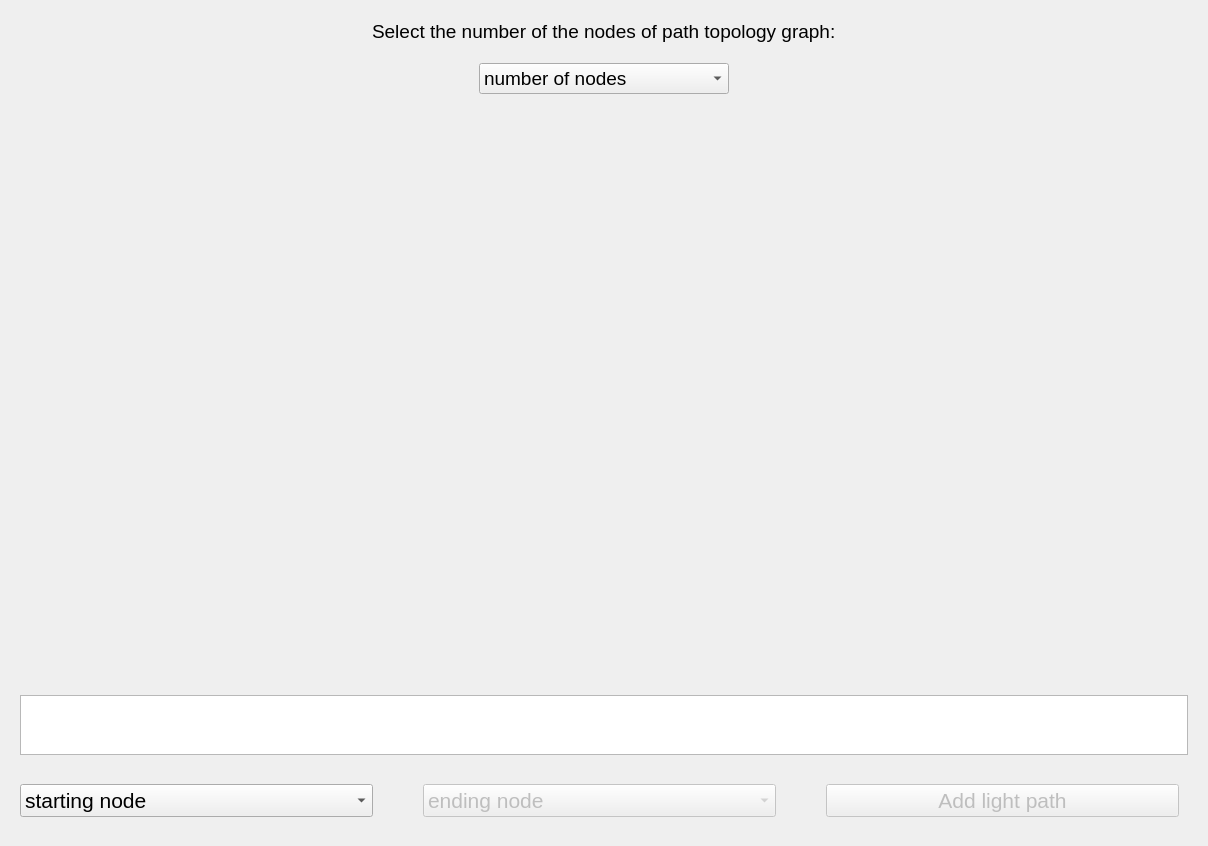
<?xml version="1.0" encoding="UTF-8"?>
<ui version="4.0">
 <class>Form</class>
 <widget class="QWidget" name="Form">
  <property name="geometry">
   <rect>
    <x>0</x>
    <y>0</y>
    <width>1208</width>
    <height>846</height>
   </rect>
  </property>
  <property name="windowTitle">
   <string>Form</string>
  </property>
  <layout class="QVBoxLayout" name="verticalLayout">
   <property name="spacing">
    <number>20</number>
   </property>
   <property name="leftMargin">
    <number>20</number>
   </property>
   <property name="topMargin">
    <number>20</number>
   </property>
   <property name="rightMargin">
    <number>20</number>
   </property>
   <property name="bottomMargin">
    <number>20</number>
   </property>
   <item alignment="Qt::AlignHCenter">
    <widget class="QLabel" name="path_topology_label">
     <property name="sizePolicy">
      <sizepolicy hsizetype="Fixed" vsizetype="Fixed">
       <horstretch>0</horstretch>
       <verstretch>0</verstretch>
      </sizepolicy>
     </property>
     <property name="text">
      <string>&lt;html&gt;&lt;head/&gt;&lt;body&gt;&lt;p&gt;&lt;span style=&quot; font-size:14pt;&quot;&gt;Select the number of the nodes of path topology graph:&lt;/span&gt;&lt;/p&gt;&lt;/body&gt;&lt;/html&gt;</string>
     </property>
    </widget>
   </item>
   <item alignment="Qt::AlignHCenter">
    <widget class="QComboBox" name="select_number_of_nodes">
     <property name="sizePolicy">
      <sizepolicy hsizetype="Fixed" vsizetype="Fixed">
       <horstretch>0</horstretch>
       <verstretch>0</verstretch>
      </sizepolicy>
     </property>
     <property name="minimumSize">
      <size>
       <width>250</width>
       <height>0</height>
      </size>
     </property>
     <property name="font">
      <font>
       <pointsize>14</pointsize>
      </font>
     </property>
     <item>
      <property name="text">
       <string>number of nodes</string>
      </property>
     </item>
     <item>
      <property name="text">
       <string>3</string>
      </property>
     </item>
     <item>
      <property name="text">
       <string>4</string>
      </property>
     </item>
     <item>
      <property name="text">
       <string>5</string>
      </property>
     </item>
     <item>
      <property name="text">
       <string>6</string>
      </property>
     </item>
     <item>
      <property name="text">
       <string>7</string>
      </property>
     </item>
     <item>
      <property name="text">
       <string>8</string>
      </property>
     </item>
     <item>
      <property name="text">
       <string>9</string>
      </property>
     </item>
     <item>
      <property name="text">
       <string>10</string>
      </property>
     </item>
    </widget>
   </item>
   <item>
    <widget class="QWidget" name="widget" native="true">
     <layout class="QVBoxLayout" name="verticalLayout_2">
      <property name="spacing">
       <number>10</number>
      </property>
      <property name="leftMargin">
       <number>10</number>
      </property>
      <property name="topMargin">
       <number>10</number>
      </property>
      <property name="rightMargin">
       <number>10</number>
      </property>
      <property name="bottomMargin">
       <number>10</number>
      </property>
      <item>
       <layout class="QVBoxLayout" name="graph_layout">
        <property name="spacing">
         <number>6</number>
        </property>
        <property name="sizeConstraint">
         <enum>QLayout::SetMinimumSize</enum>
        </property>
       </layout>
      </item>
     </layout>
    </widget>
   </item>
   <item>
    <widget class="QPlainTextEdit" name="info_txt">
     <property name="sizePolicy">
      <sizepolicy hsizetype="Preferred" vsizetype="Fixed">
       <horstretch>0</horstretch>
       <verstretch>0</verstretch>
      </sizepolicy>
     </property>
     <property name="maximumSize">
      <size>
       <width>16777215</width>
       <height>60</height>
      </size>
     </property>
     <property name="font">
      <font>
       <pointsize>14</pointsize>
      </font>
     </property>
     <property name="plainText">
      <string/>
     </property>
    </widget>
   </item>
   <item>
    <widget class="QWidget" name="add_light_path_Widget" native="true">
     <property name="sizePolicy">
      <sizepolicy hsizetype="Preferred" vsizetype="Fixed">
       <horstretch>0</horstretch>
       <verstretch>0</verstretch>
      </sizepolicy>
     </property>
     <property name="font">
      <font>
       <pointsize>16</pointsize>
      </font>
     </property>
     <layout class="QHBoxLayout" name="horizontalLayout_10">
      <property name="spacing">
       <number>50</number>
      </property>
      <property name="leftMargin">
       <number>0</number>
      </property>
      <item>
       <widget class="QComboBox" name="starting_node">
        <item>
         <property name="text">
          <string>starting node</string>
         </property>
        </item>
       </widget>
      </item>
      <item>
       <widget class="QComboBox" name="ending_node">
        <property name="enabled">
         <bool>false</bool>
        </property>
        <item>
         <property name="text">
          <string>ending node</string>
         </property>
        </item>
       </widget>
      </item>
      <item>
       <widget class="QPushButton" name="add_path">
        <property name="enabled">
         <bool>false</bool>
        </property>
        <property name="text">
         <string>Add light path</string>
        </property>
       </widget>
      </item>
     </layout>
    </widget>
   </item>
  </layout>
 </widget>
 <resources/>
 <connections/>
</ui>
